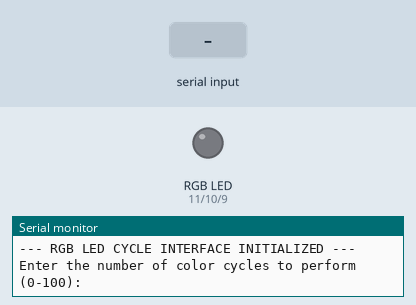
This sketch was run on a simulated Arduino Uno, built with avr-gcc and run on an emulated ATmega328P. Parts: an RGB LED mixed from three pins (HIGH = lit), the last lines printed to the serial monitor. Dashed ring = blinking. The inputs (shaded band) are chosen by the test bench.

Above: at 1.2 s.
1.3 s: "5\n" received over Serial
At 1.43 s:
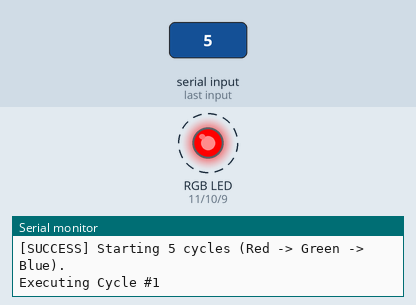
At 1.93 s:
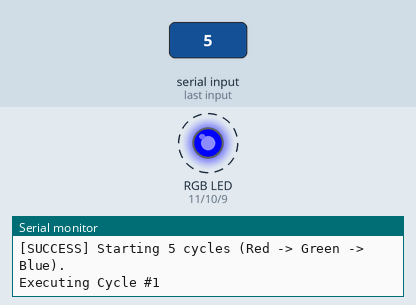
Timing chart, 0 to 10.3 s (numbered marks = the images above; inputs shaded):
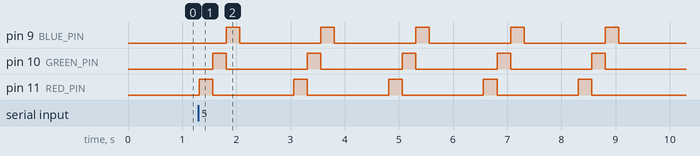

The sketch:

19-RGB-LED-cycle.ino
```cpp
// (licence header left out)
const byte RED_PIN   = 11;
const byte GREEN_PIN = 10;
const byte BLUE_PIN  = 9;

const unsigned int CYCLE_DELAY = 250;

void setup() {
  pinMode(RED_PIN,   OUTPUT);
  pinMode(GREEN_PIN, OUTPUT);
  pinMode(BLUE_PIN,  OUTPUT);

  Serial.begin(115200);
  Serial.setTimeout(10);

  while (!Serial);

  allLedsOff();
  Serial.println("--- RGB LED CYCLE INTERFACE INITIALIZED ---");
}

void loop() {
  Serial.println("\nEnter the number of color cycles to perform (0-100):");

  // Wait for user input
  while (Serial.available() == 0);

  String input = Serial.readString();
  input.trim();

  // Robust Input Validation Logic
  bool isNumeric = (input.length() > 0);
  for (byte i = 0; i < input.length(); i++) {
    if (!isDigit(input[i])) {
      isNumeric = false;
      break;
    }
  }

  if (isNumeric) {
    int numCycles = input.toInt();

    // Range Validation (0-100)
    if (numCycles >= 0 && numCycles <= 100) {
      Serial.print("[SUCCESS] Starting ");
      Serial.print(numCycles);
      Serial.println(" cycles (Red -> Green -> Blue).");

      for (int i = 1; i <= numCycles; i++) {
        Serial.print("Executing Cycle #");
        Serial.println(i);

        // 1. RED
        allLedsOff();
        analogWrite(RED_PIN, 255);
        delay(CYCLE_DELAY);

        // 2. GREEN
        allLedsOff();
        analogWrite(GREEN_PIN, 255);
        delay(CYCLE_DELAY);

        // 3. BLUE
        allLedsOff();
        analogWrite(BLUE_PIN, 255);
        delay(CYCLE_DELAY);

        // 4. OFF
        allLedsOff();
        delay(CYCLE_DELAY*4);
      }

      allLedsOff();
      Serial.println("[FINISHED] Sequence complete. Returning to standby.");
    } else {
      Serial.println("[REJECTED] Out of range. Please enter a number between 0 and 100.");
    }
  } else {
    Serial.print("[REJECTED] '");
    Serial.print(input);
    Serial.println("' is not a valid integer.");
  }
}

/**
 * Ensures mutual exclusion by turning off all RGB channels.
 */
void allLedsOff() {
  analogWrite(RED_PIN,   0);
  analogWrite(GREEN_PIN, 0);
  analogWrite(BLUE_PIN,  0);
}
```

Measured:
- after the input at 1.3 s, pin 9 (BLUE_PIN): alternates HIGH for 0.25 s and LOW for 1.5 s, starting after 0.51 s; pin 10 (GREEN_PIN): alternates HIGH for 0.25 s and LOW for 1.5 s, starting after 0.26 s; pin 11 (RED_PIN): alternates HIGH for 0.25 s and LOW for 1.5 s, starting at once
